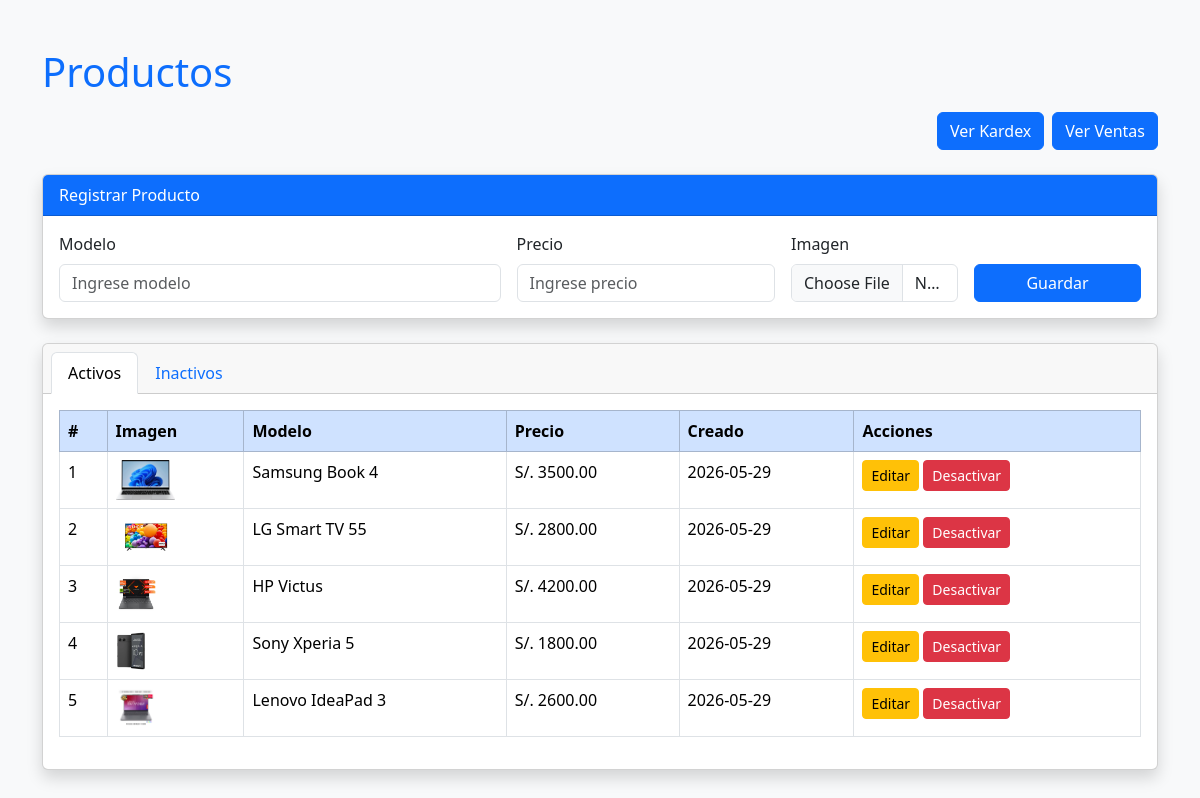
The page / on the database its author committed.
### tables this page shows
CREATE TABLE tb_productos (
  id_producto INT(11) NOT NULL AUTO_INCREMENT,
  id_marca INT(11) NOT NULL,
  id_tipo INT(11) NOT NULL,
  id_unidad INT(11) NOT NULL,
  modelo VARCHAR(70) NOT NULL,
  precio_actual DECIMAL(7,2) NOT NULL,
  codigo_barra VARCHAR(120) DEFAULT NULL,
  id_categoria INT(11) DEFAULT NULL,
  descripcion VARCHAR(255) DEFAULT NULL,
  imagen VARCHAR(185) DEFAULT NULL,
  SeVende CHAR(1) DEFAULT '0',
  create_at DATETIME NOT NULL DEFAULT current_timestamp(),
  update_at DATETIME DEFAULT NULL,
  inactive_at DATETIME DEFAULT NULL,
  iduser_create INT(11) NOT NULL,
  iduser_update INT(11) DEFAULT NULL,
  iduser_inactive INT(11) DEFAULT NULL,

  PRIMARY KEY(id_producto)
);

### php/productos.php (called while the page is built, shortened)
<?php
require_once __DIR__ . "/conexion.php";
require_once __DIR__ . "/../models/Producto.php";
$action = $action ?? $_GET['action'] ?? '';
if($action == 'insertar'){
    $modelo = $_POST['modelo'];
    $precio = $_POST['precio'];
    $imagen = NULL;
    $id_marca = 1;
    $id_tipo = 1;
    $id_unidad = 1;
    if(isset($_FILES['imagen']) && $_FILES['imagen']['error'] == 0){
        $extension = pathinfo($_FILES['imagen']['name'], PATHINFO_EXTENSION);
        $nombre = strtolower(
            str_replace([' ', '"', "'", '(', ')'], ['_', '', '', '', ''], $modelo)
        ) . '.' . $extension;
        move_uploaded_file($_FILES['imagen']['tmp_name'], '../img/' . $nombre);
        $imagen = $nombre;
    }
    Producto::insertar(
        $conexion,
        $id_marca,
        $id_tipo,
        $id_unidad,
        $modelo,
        $precio,
        $imagen
    );
    header("Location: ../index.php?vista=productos&msg=registrado");
    exit();
}else if($action == 'desactivar'){
    Producto::desactivar($conexion, $_GET['id']);
    header("Location: ../index.php?vista=productos&msg=desactivado");
    exit();
}else if($action == 'reactivar'){
    Producto::reactivar($conexion, $_GET['id']);
    header("Location: ../index.php?vista=productos&msg=reactivado");
    exit();
}else if($action == 'listar'){
    return [
        'activos' => Producto::listarActivos($conexion),
        'inactivos' => Producto::listarInactivos($conexion)
    ];
}
?>

### models/Producto.php (called while the page is built, shortened)
<?php
class Producto {
    public static function listarActivos($conexion){
        $data = [];
        $query = mysqli_query($conexion, "
            SELECT id_producto, modelo, precio_actual, imagen, create_at
            FROM tb_productos
            WHERE inactive_at IS NULL
        ");
        while($row = mysqli_fetch_assoc($query)){
            $data[] = $row;
        }
        return $data;
    }
    public static function listarInactivos($conexion){
        $data = [];
        $query = mysqli_query($conexion, "
            SELECT id_producto, modelo, precio_actual, imagen, create_at
            FROM tb_productos
            WHERE inactive_at IS NOT NULL
        ");
        return $data;
    }
}
?>

### view/productos_view.php (the view, shortened to what this page needs)
<!DOCTYPE html>
<html lang="es">
<head>
  <link href="https://cdn.jsdelivr.net/npm/bootstrap@5.3.3/dist/css/bootstrap.min.css" rel="stylesheet">
</head>
<body class="bg-light">
  <?php
  $action = 'listar';
  $data = include("php/productos.php");
  $productos_activos = $data['activos'];
  ?>
  <div class="container mt-5">
    <div class="mb-4">
      <h1 class="text-primary mb-3">Productos</h1>
      <div class="d-flex justify-content-end gap-2">
        <a href="index.php?vista=kardex" class="btn btn-primary">Ver Kardex</a>
        <a href="index.php?vista=ventas" class="btn btn-primary">Ver Ventas</a>
      </div>
    </div>
    <div class="card shadow mb-4">
      <div class="card-header bg-primary text-white">Registrar Producto</div>
      <div class="card-body">
        <form action="php/productos.php?action=insertar" method="POST" enctype="multipart/form-data" class="row g-3">
          <div class="col-md-5">
            <label class="form-label">Modelo</label>
            <input type="text" name="modelo" class="form-control" placeholder="Ingrese modelo" required>
          </div>
          <div class="col-md-3">
            <label class="form-label">Precio</label>
            <input type="number" name="precio" class="form-control" placeholder="Ingrese precio" required>
          </div>
          <div class="col-md-2">
            <label class="form-label">Imagen</label>
            <input type="file" name="imagen" class="form-control" accept="image/*">
          </div>
          <div class="col-md-2 d-flex align-items-end">
            <button class="btn btn-primary w-100">Guardar</button>
          </div>
        </form>
      </div>
    </div>
    <div class="card shadow">
      <div class="card-header">
        <ul class="nav nav-tabs card-header-tabs">
          <li class="nav-item"><a class="nav-link active" data-bs-toggle="tab" href="#activos">Activos</a></li>
          <li class="nav-item"><a class="nav-link" data-bs-toggle="tab" href="#inactivos">Inactivos</a></li>
        </ul>
      </div>
      <div class="card-body tab-content">
        <div class="tab-pane fade show active" id="activos">
          <table class="table table-bordered">
            <thead class="table-primary">
              <tr>
                <th>#</th>
                <th>Imagen</th>
                <th>Modelo</th>
                <th>Precio</th>
                <th>Creado</th>
                <th>Acciones</th>
              </tr>
            </thead>
            <tbody>
              <?php foreach ($productos_activos as $row): ?>
                <tr>
                  <td><?= $row['id_producto'] ?></td>
                  <td>
                    <?php if ($row['imagen']): ?>
                      <img src="img/<?= $row['imagen'] ?>" style="height:40px; object-fit:contain;">
                    <?php else: ?>
                      <span class="text-muted">Sin imagen</span>
                    <?php endif; ?>
                  </td>
                  <td><?= htmlspecialchars($row['modelo']) ?></td>
                  <td>S/. <?= $row['precio_actual'] ?></td>
                  <td><?= date('Y-m-d', strtotime($row['create_at'])) ?></td>
                  <td>
                    <button class="btn btn-sm btn-warning" onclick='editar(<?= $row['id_producto'] ?>, <?= json_encode($row['modelo']) ?>, <?= $row['precio_actual'] ?>)'>Editar</button>
                    <a href="php/productos.php?action=desactivar&id=<?= $row['id_producto'] ?>" class="btn btn-sm btn-danger">Desactivar</a>
                  </td>
                </tr>
              <?php endforeach; ?>
            </tbody>
          </table>
        </div>
      </div>
    </div>
  </div>
</body>
</html>

### rows shown on the page
tb_productos: id_producto "1", imagen (picture), modelo "Samsung Book 4", precio_actual "3500.00", create_at "2026-05-29"
tb_productos: id_producto "2", imagen (picture), modelo "LG Smart TV 55", precio_actual "2800.00", create_at "2026-05-29"
tb_productos: id_producto "3", imagen (picture), modelo "HP Victus", precio_actual "4200.00", create_at "2026-05-29"
tb_productos: id_producto "4", imagen (picture), modelo "Sony Xperia 5", precio_actual "1800.00", create_at "2026-05-29"
tb_productos: id_producto "5", imagen (picture), modelo "Lenovo IdeaPad 3", precio_actual "2600.00", create_at "2026-05-29"
